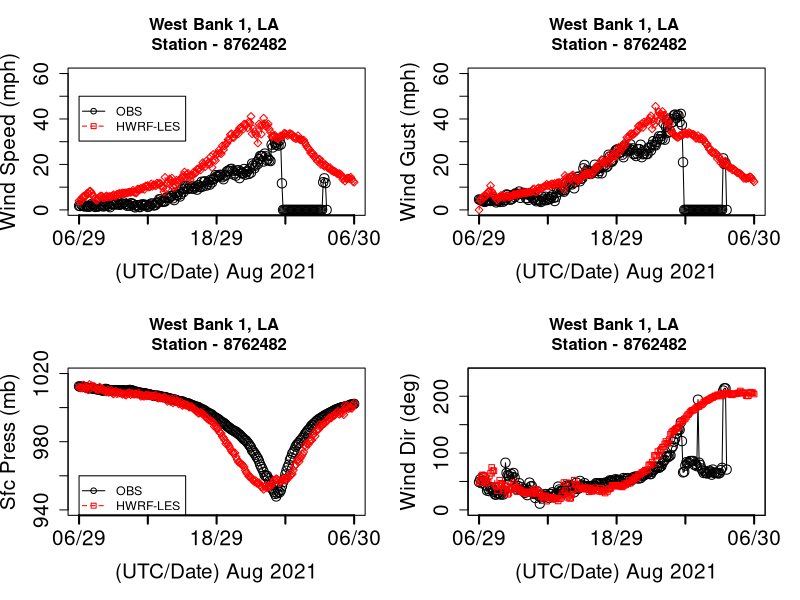

This figure's R source:
library(ggplot2)
library(zoo)
getwd()

setwd("/Users/anilkumar/IDA_RPLOT")

wind.df3 = read.csv(file="westbank_6min.csv")
attach(wind.df3)
head(wind.df3)
tail(wind.df3)

par(mfrow=c(2,2))
OBS_WSPD[OBS_WSPD == 9999] <- NA
OBS_PSFC[OBS_PSFC == 9999] <- NA
OBS_WDIR[OBS_WDIR == 9999] <- NA
OBS_GUST[OBS_GUST == 9999] <- NA
OBS_GUST[OBS_GUST == 5139.49] <- NA
OBS_WSPD[OBS_WSPD == 5139.49] <- NA
plot(OBS_WSPD,  type='o', col="black", ylim=c(0,60), xaxt="n",ann=FALSE, cex.axis=1.5, cex=1.5)

lines(HWRFLES_WSPD, type="o", pch=23, lty=2, col="red")


# Create a title with a red, bold/italic font
title(main="West Bank 1, LA \n Station - 8762482", col.main="black", cex=4)
#title("Eagle Point , TX \n Station 8771013", cex.main = 1.5, col.main= "black")

# Label the x and y axes with dark green text
title(xlab="(UTC/Date) Aug 2021", col.lab=rgb(0,0,0), cex.lab=1.5)
title(ylab="Wind Speed (mph)", col.lab=rgb(0,0,0), cex.lab=1.5)

# Create a legend at (1, g_range[2]) that is slightly smaller 
# (cex) and uses the same line colors and points used by 
# the actual plots 
legend(1, 50, c("OBS","HWRF-LES"), cex=0.90, 
       col=c("black","red"), pch=21:22, lty=1:2);
labels1 = c("06/29","12/29","18/29","00/30","06/30")

axis(1, at=seq(1,241,60), labels=labels1,lwd=2, cex.axis=1.5, cex=1.5)

# PLOT WIND GUST

plot(OBS_GUST,  type='o', col="black", ylim=c(0,60), xaxt="n",ann=FALSE, cex.axis=1.5, cex=1.5)

lines(HWRFLES_GUST, type="o", pch=23, lty=2, col="red")

# Create a title with a red, bold/italic font
title(main="West Bank 1, LA \n Station - 8762482", col.main="black", cex=4)
#title("Eagle Point , TX \n Station 8771013", cex.main = 1.5, col.main= "black")

# Label the x and y axes with dark green text
title(xlab="(UTC/Date) Aug 2021", col.lab=rgb(0,0,0), cex.lab=1.5)
title(ylab="Wind Gust (mph)", col.lab=rgb(0,0,0), cex.lab=1.5)

# Create a legend at (1, g_range[2]) that is slightly smaller 
# (cex) and uses the same line colors and points used by 
# the actual plots 
legend(1, 100, c("OBS","HWRF-LES"), cex=0.90, 
       col=c("black","red"), pch=21:22, lty=1:2);
labels1 = c("06/29","12/29","18/29","00/30","06/30")

axis(1, at=seq(1,241,60), labels=labels1,lwd=2, cex.axis=1.5, cex=1.5)


plot(OBS_PSFC,  type='o', col="black", ylim=c(940,1020), xaxt="n",ann=FALSE, cex.axis=1.5, cex=1.5)


lines(HWRFLES_PSFC, type="o", pch=23, lty=2, col="red")

title(main="West Bank 1, LA \n Station - 8762482", col.main="black", cex=4)
title(xlab="(UTC/Date) Aug 2021", col.lab=rgb(0,0,0), cex.lab=1.5)
title(ylab="Sfc Press (mb)", col.lab=rgb(0,0,0), cex.lab=1.5)
legend(1, 960, c("OBS","HWRF-LES"), cex=0.90, 
       col=c("black","red"), pch=21:22, lty=1:2);
labels1 = c("06/29","12/29","18/29","00/30","06/30")

axis(1, at=seq(1,241,60), labels=labels1,lwd=2, cex.axis=1.5, cex=1.5)

plot(OBS_WDIR,  type='o', col="black", ylim=c(0,240), xaxt="n",ann=FALSE, cex.axis=1.5, cex=1.5)
box()

lines(HWRFLES_WDIR, type="o", pch=22, lty=2, col="red")

title(main="West Bank 1, LA \n Station - 8762482", col.main="black", cex=4)
title(xlab="(UTC/Date) Aug 2021", col.lab=rgb(0,0,0), cex.lab=1.5)

title(ylab="Wind Dir (deg)", col.lab=rgb(0,0,0), cex.lab=1.5)

# Create a legend at (1, g_range[2]) that is slightly smaller 
# (cex) and uses the same line colors and points used by 
# the actual plots 
legend(400, 100, c("OBS","HWRF-LES-HighRES"), cex=0.40, 
       col=c("black","red"), pch=21:22, lty=1:2);
labels1 = c("06/29","12/29","18/29","00/30","06/30")

axis(1, at=seq(1,241,60), labels=labels1,lwd=2, cex.axis=1.5, cex=1.5)